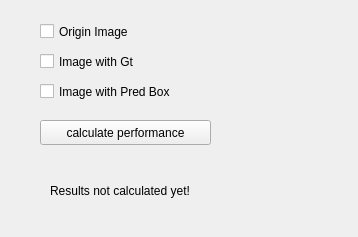
<?xml version="1.0" encoding="UTF-8"?>
<ui version="4.0">
 <class>Form</class>
 <widget class="QWidget" name="Form">
  <property name="geometry">
   <rect>
    <x>0</x>
    <y>0</y>
    <width>358</width>
    <height>237</height>
   </rect>
  </property>
  <property name="windowTitle">
   <string>Form</string>
  </property>
  <widget class="QCheckBox" name="QcheckOriImg">
   <property name="geometry">
    <rect>
     <x>40</x>
     <y>20</y>
     <width>121</width>
     <height>23</height>
    </rect>
   </property>
   <property name="text">
    <string>Origin Image</string>
   </property>
  </widget>
  <widget class="QCheckBox" name="QcheckImgGt">
   <property name="geometry">
    <rect>
     <x>40</x>
     <y>50</y>
     <width>151</width>
     <height>23</height>
    </rect>
   </property>
   <property name="text">
    <string>Image with Gt</string>
   </property>
  </widget>
  <widget class="QCheckBox" name="QcheckPredImg">
   <property name="geometry">
    <rect>
     <x>40</x>
     <y>80</y>
     <width>181</width>
     <height>23</height>
    </rect>
   </property>
   <property name="text">
    <string>Image with Pred Box</string>
   </property>
  </widget>
  <widget class="QPushButton" name="QCal">
   <property name="geometry">
    <rect>
     <x>40</x>
     <y>120</y>
     <width>171</width>
     <height>25</height>
    </rect>
   </property>
   <property name="text">
    <string>calculate performance</string>
   </property>
  </widget>
  <widget class="QLabel" name="QLResults">
   <property name="geometry">
    <rect>
     <x>50</x>
     <y>160</y>
     <width>211</width>
     <height>61</height>
    </rect>
   </property>
   <property name="text">
    <string>Results not calculated yet!</string>
   </property>
  </widget>
 </widget>
 <resources/>
 <connections/>
</ui>
